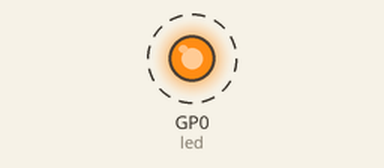
Simulated run of this program. Board: Raspberry Pi Pico running MicroPython. On the bench: output pins drawn as LEDs (lit = HIGH). Wiring (from the project's diagram.json): orange LED on GP0. Dashed ring = blinking.

Above: at 0.17 s.
Timing chart, 0 to 3.0 s (numbered marks = the images above):
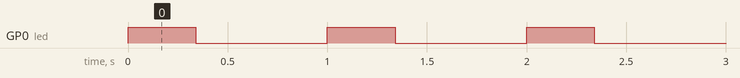

The program:

main.py
```python
#importiamo l'oggetto Pin dal modulo machine e la funzione sleep dal modulo time
from machine import Pin
from time import sleep

"""
costanti della frequenza e del duty cicle
(34 -> il led rimarrà acceso 0.34 sec)
"""
FREQ = 100
DUTY_CICLE = 34

#creazione del led tramite un oggetto Pin
led = Pin(0, Pin.OUT)

while True:
  #accensione del led per DUTY_CICLE / FREQ sec
  led.value(1)
  sleep(DUTY_CICLE / FREQ)
  #spegnimento del led per (differenza tra duty cicle massimo e DUTY_CICLE) / FREQ
  led.value(0)
  sleep((100 - DUTY_CICLE) / FREQ)
```

Measured:
- by itself, GP0 (led): alternates HIGH for 0.34 s and LOW for 0.66 s
